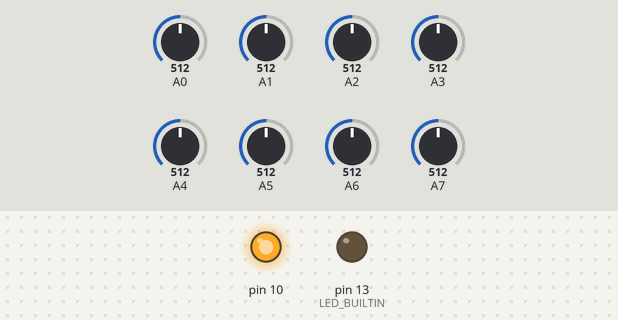
A sketch run on a simulated Arduino Nano, built with avr-gcc and run on an emulated ATmega328P. On the bench: output pins drawn as LEDs (lit = HIGH). Inputs (shaded band) come from the test bench; at power-on: A0 = 512, A1 = 512, A2 = 512, A3 = 512, A4 = 512, A5 = 512, A6 = 512, A7 = 512.

Above: at 0.1 s.
At 3.1 s:
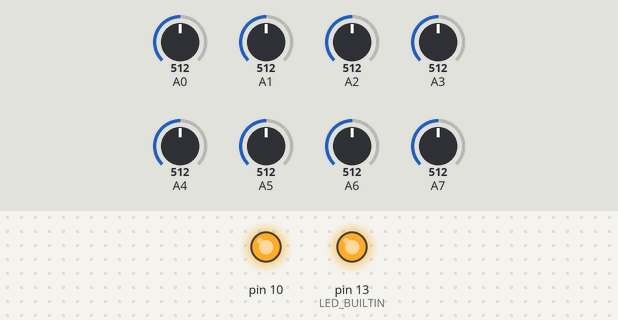
Timing chart, 0 to 14.5 s (numbered marks = the images above):
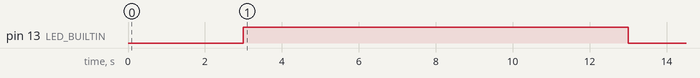

The sketch:

QTRAExample.ino
```cpp
#include <QTRSensors.h>
#include <SoftwareSerial.h>


// This example is designed for use with six analog QTR sensors. These
// reflectance sensors should be connected to analog pins A0 to A5. The
// sensors' emitter control pin (CTRL or LEDON) can optionally be connected to
// digital pin 2, or you can leave it disconnected and remove the call to
// setEmitterPin().
//
// The setup phase of this example calibrates the sensors for ten seconds and
// turns on the Arduino's LED (usually on pin 13) while calibration is going
// on. During this phase, you should expose each reflectance sensor to the
// lightest and darkest readings they will encounter. For example, if you are
// making a line follower, you should slide the sensors across the line during
// the calibration phase so that each sensor can get a reading of how dark the
// line is and how light the ground is. Improper calibration will result in
// poor readings.
//
// The main loop of the example reads the calibrated sensor values and uses
// them to estimate the position of a line. You can test this by taping a piece
// of 3/4" black electrical tape to a piece of white paper and sliding the
// sensor across it. It prints the sensor values to the serial monitor as
// numbers from 0 (maximum reflectance) to 1000 (minimum reflectance) followed
// by the estimated location of the line as a number from 0 to 5000. 1000 means
// the line is directly under sensor 1, 2000 means directly under sensor 2,
// etc. 0 means the line is directly under sensor 0 or was last seen by sensor
// 0 before being lost. 5000 means the line is directly under sensor 5 or was
// last seen by sensor 5 before being lost.

#include <SoftwareSerial.h>

SoftwareSerial BTSerial(6, 7); // RX, TX


QTRSensors qtr;

const int SensorCount = 8;
int sensorValues[SensorCount];

// #define EMITTER_PIN QTR_NO_EMITTER_PIN

void setup()
{
  pinMode(10, OUTPUT);

  digitalWrite(10, HIGH);

  // configure the sensors
  qtr.setTypeAnalog();
  qtr.setSensorPins((const uint8_t[]){A0, A1, A2, A3, A4, A5, A6, A7}, SensorCount);
  // qtr.setEmitterPin(EMITTER_PIN);

  delay(3000);
  pinMode(LED_BUILTIN, OUTPUT);
  digitalWrite(LED_BUILTIN, HIGH); // turn on Arduino's LED to indicate we are in calibration mode

  // analogRead() takes about 0.1 ms on an AVR.
  // 0.1 ms per sensor * 4 samples per sensor read (default) * 6 sensors
  // * 10 reads per calibrate() call = ~24 ms per calibrate() call.
  // Call calibrate() 400 times to make calibration take about 10 seconds.
  for (int i = 0; i < 400; i++)
  {
    qtr.calibrate();
  }

  digitalWrite(LED_BUILTIN, LOW); // turn off Arduino's LED to indicate we are through with calibration

  // print the calibration minimum values measured when emitters were on
  Serial.begin(9600);
  BTSerial.begin(9600);

  for (int i = 0; i < SensorCount; i++)
  {
    BTSerial.print(qtr.calibrationOn.minimum[i]);
    BTSerial.print(' ');
  }
  BTSerial.println();

  // print the calibration maximum values measured when emitters were on
  for (int i = 0; i < SensorCount; i++)
  {
    BTSerial.print(qtr.calibrationOn.maximum[i]);
    BTSerial.print(' ');
  }
  BTSerial.println();
  BTSerial.println();
  delay(1000);
}

void loop()
{
  // read calibrated sensor values and obtain a measure of the line position
  // from 0 to 5000 (for a white line, use readLineWhite() instead)
  int position = qtr.readLineWhite(sensorValues);

  // print the sensor values as numbers from 0 to 1000, where 0 means maximum
  // reflectance and 1000 means minimum reflectance, followed by the line
  // position
  for (int i = 0; i < SensorCount; i++)
  {
    BTSerial.print(sensorValues[i]);
    BTSerial.print('\t');
  }
  BTSerial.println(position);

  delay(250);
}
```
